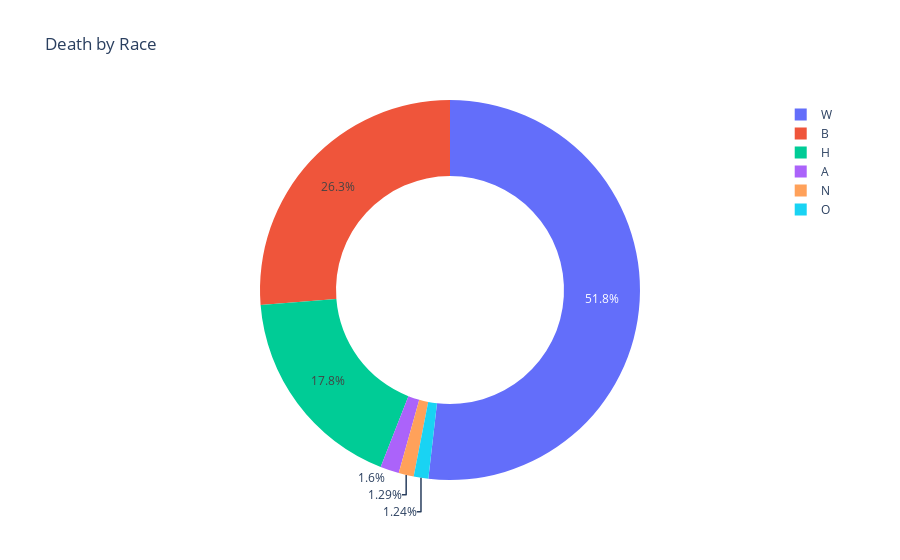

This figure's notebook cell:
### Code cell
fig = px.pie(d_by_race, values= d_by_race.values, names=d_by_race.index , title='Death by Race', hole = .6)
fig.show()

### Figure 1 — Plotly figure (JSON) as saved in the notebook; plotly's stock layout.template omitted (floating-point values rounded to 4 significant figures)
{"data": [{"domain": {"x": [0, 1], "y": [0, 1]}, "hole": 0.6, "hovertemplate": "race=%{label}<br>value=%{value}<extra></extra>", "labels": ["W", "B", "H", "A", "N", "O"], "legendgroup": "", "name": "", "showlegend": true, "type": "pie", "values": [1168, 592, 401, 36, 29, 28]}], "layout": {"legend": {"tracegroupgap": 0}, "title": {"text": "Death by Race"}}}
